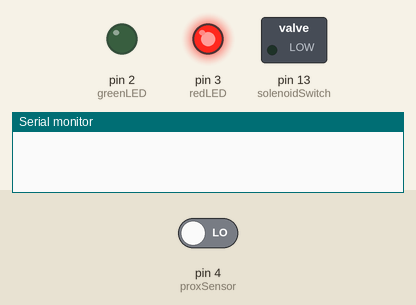
A sketch run on a simulated Arduino Uno, built with avr-gcc and run on an emulated ATmega328P. On the bench: switched loads named in the sketch (green lamp = pin HIGH), output pins drawn as LEDs (lit = HIGH), the last lines printed to the serial monitor. The inputs (shaded band) are chosen by the test bench; at power-on: pin 4 (proxSensor) LOW. Random numbers use the default seed unless the sketch sets one.

Above: at 1.2 s.
1.3 s: pin 4 (proxSensor) driven HIGH
At 2.22 s:
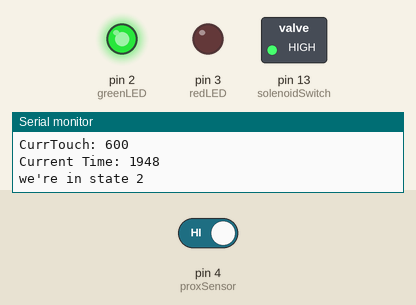
At 3.5 s:
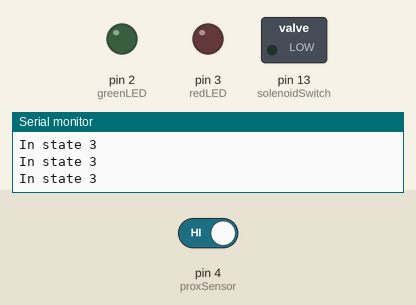
4.3 s: pin 4 (proxSensor) driven LOW
At 4.7 s:
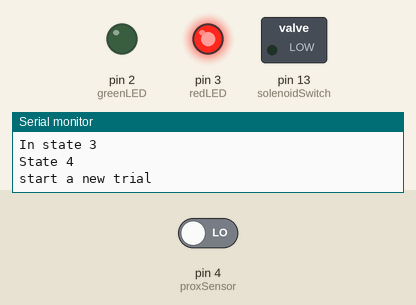
Timing chart, 0 to 7.3 s (numbered marks = the images above; inputs shaded):
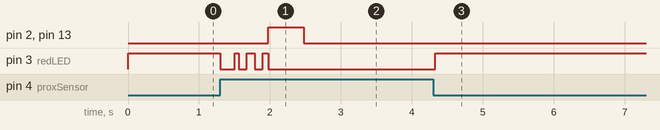

Measured:
- after the input at 1.3 s, pin 2 (greenLED), pin 13 (solenoidSwitch): LOW → HIGH after 0.68 s, → LOW 0.50 s later; pin 3 (redLED): goes LOW 0.21 s, HIGH 0.06 s, LOW 0.11 s, HIGH 0.11 s, LOW 0.11 s, HIGH 0.07 s, then LOW, starting at once
- after the input at 4.3 s, pin 3 (redLED): LOW → HIGH at once

The sketch:

basic_touch_reward_script.ino
```cpp
// define all of my initial variables
#define solenoidSwitch    13
#define greenLED          2
#define redLED            3
#define proxSensor        4

#define touchTimeMax      750   // maximum amount of time he has to touch the touchpad
#define touchTimeMin      250   // minimum " " "
#define dispenseTimeMin   250   // minimum amount of time to dispense the water
#define dispenseTimeMax   500   // maximum " " "
#define interTrialTimeMin 1500  // minimum amount of time between trials
#define interTrialTimeMax 30000 // maxmimum " " "
#define flashTime         100   // when the LED is flashing, what is the speed ? (period/2)
/* ------------------------------------
States:
    0: waiting to be touched
    1: being touched
    2: dispensing reward
    3: between tasks - still touching
    4: between tasks - not touching
*/
int state = 0;
long startTouch = 0; // what it sounds like
long currTouch = 0;

/* Set the timing and reward values for the first run through */
long touchTime = random(touchTimeMin,touchTimeMax);
long dispenseTime = random(dispenseTimeMin,dispenseTimeMax);
long interTrialTime = random(interTrialTimeMin,interTrialTimeMax);


void setup() {
  // put your setup code here, to run once:
pinMode(solenoidSwitch,OUTPUT);
pinMode(greenLED,OUTPUT);
pinMode(redLED,OUTPUT);
pinMode(proxSensor,INPUT);

Serial.begin(9600);

randomSeed(analogRead(0)); // seeding with an unconnected analog value


}

void loop() {
  // put your main code here, to run repeatedly:

/*
Serial.print("state:");
Serial.write(state);
Serial.println();
Serial.println("-");
Serial.print("Prox Sensor:");
Serial.print(digitalRead(proxSensor));
Serial.println();
Serial.println("------------------------");*/

switch(state) {
  case 0: // if the monkey hasn't been touching the pad
    digitalWrite(redLED,1);
    if(digitalRead(proxSensor)==1){
      startTouch = millis();
      state = 1;
    };
    break;
  case 1: // if the monkey has been touching the pad
    if(digitalRead(proxSensor)==1){ // "is he touching?"
      currTouch = millis() - startTouch; // how long have we been touching?

      Serial.print("StartTouch: ");
      Serial.println(startTouch);
      Serial.print("CurrTouch: ");
      Serial.println(currTouch);
      Serial.print("Current Time: ");
      Serial.println(millis());

      if(currTouch>touchTime){ //has he been touching long enough
        state = 2;
      }else{
        int flashVal = currTouch/flashTime;
        if((flashVal%2)==1){
          digitalWrite(redLED,1);
        }else{
          digitalWrite(redLED,0);
        } // end of flashing if statement
      } // end of time comparison
    }else{ // if he isn't touching right now, go back to state 0
      state = 0;
    }// end of "is he touching?"
    break;

  case 2:
    Serial.println("we're in state 2");

    // turn off redLED, turn on green and dispense water
    digitalWrite(redLED,0);
    digitalWrite(greenLED,1);
    digitalWrite(solenoidSwitch,1);

    //wait desired delay time
   delay(dispenseTime);

    //turn stuff back off, switch to state 3
   digitalWrite(greenLED,0);
   digitalWrite(solenoidSwitch,0);
   state = 3;

   /* Set the timing and reward values for the next run through */
   touchTime = random(touchTimeMin,touchTimeMax);
   dispenseTime = random(dispenseTimeMin,dispenseTimeMax);
   interTrialTime = random(interTrialTimeMin,interTrialTimeMax);
   break;

  case 3:
    Serial.println("In state 3");
    if(digitalRead(proxSensor)==0){
      state = 4;
      startTouch = millis();
    }
    break;

  case 4:
    Serial.println("State 4");
    if(digitalRead(proxSensor)==1){
      state = 3;
    }else{
      if((millis-startTouch)>interTrialTime){
        state = 0;
        Serial.println("start a new trial");
      }
    }
    break;

  default:
    Serial.println("Something's wrong! You're outside the matrix NEO");
 }


}
```
